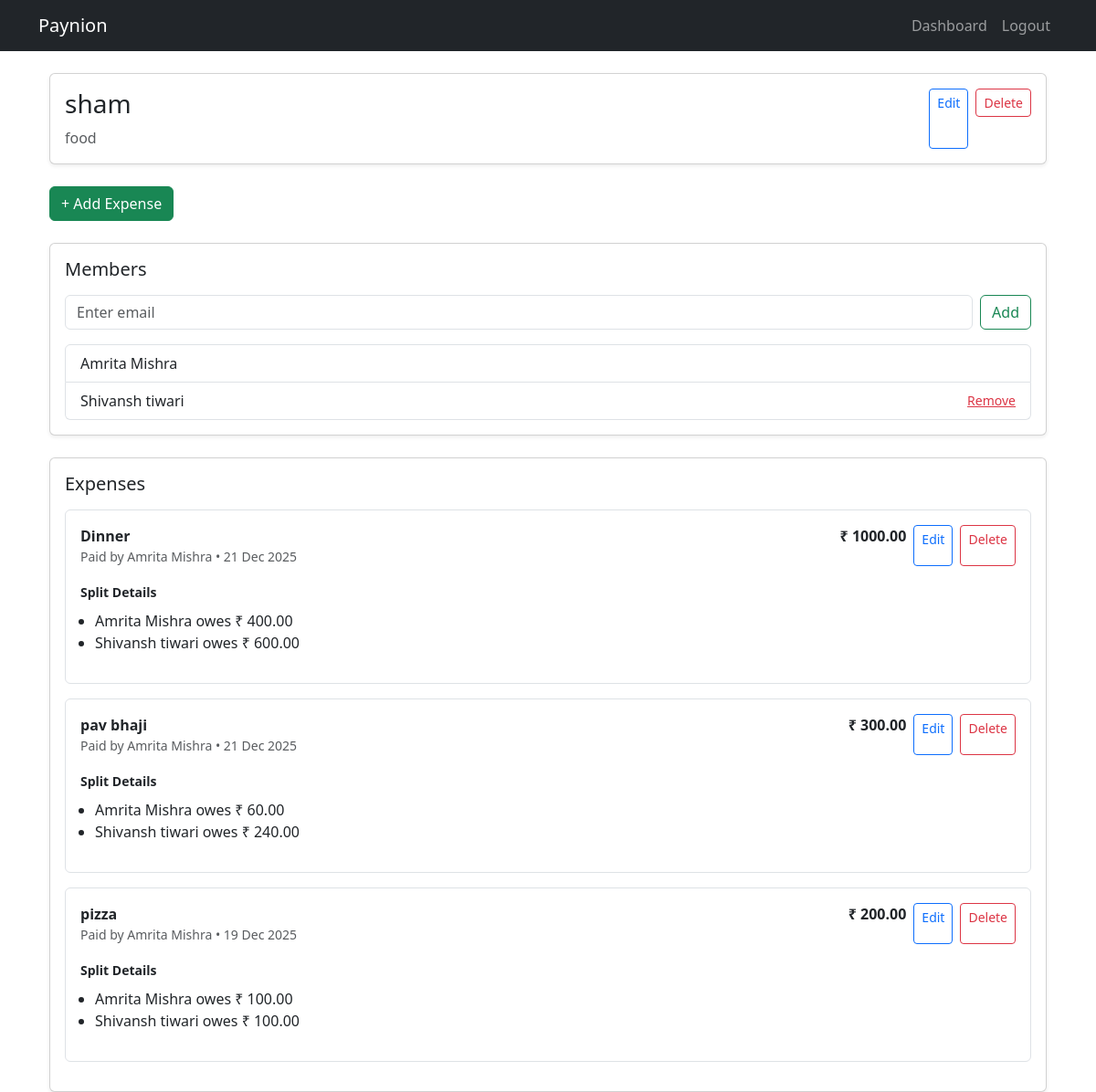
The page /groups/detail/1/ (signed in) on the database its author committed.
### groups/models.py (models this page shows, shortened)
class Group(models.Model):
    title = models.CharField(max_length=255, null=True, blank=True)
    description = models.TextField(blank=True, null=True)
    members = models.ManyToManyField(User, related_name="group_members")
    created_by = models.ForeignKey(User, on_delete=models.CASCADE, related_name="created_groups")
    created_at = models.DateTimeField(auto_now_add=True)

### accounts/models.py (models this page shows, shortened)
class CustomUser(AbstractUser):
    email = models.EmailField(unique=True)
    full_name = models.CharField(max_length=255)
    phone = models.CharField(max_length=10, blank=True, null=True)
    profile_image = models.ImageField(upload_to=user_profile_path, default='default_profile.png')
    bio = models.CharField(max_length=255, blank=True, null=True)
    USERNAME_FIELD = 'email'
    REQUIRED_FIELDS = ['username', 'full_name']   # keep username but don't use for login

### expenses/models.py (models this page shows, shortened)
class Expense(models.Model):
    SPLIT_TYPES = [
        ("equal", "Equal"),
        ("percentage", "Percentage"),
        ("custom", "Custom"),
    ]
    group = models.ForeignKey(Group, on_delete=models.CASCADE, related_name="expenses")
    amount = models.DecimalField(max_digits=10, decimal_places=2)
    description = models.CharField(max_length=255)
    paid_by = models.ForeignKey(User, on_delete=models.CASCADE, related_name="paid_expenses")
    split_type = models.CharField(max_length=20, choices=SPLIT_TYPES, default="equal")
    created_at = models.DateTimeField(auto_now_add=True)
    class Meta:
        ordering = ["-created_at"]   # 🔥 newest expense first

class ExpenseSplit(models.Model):
    expense = models.ForeignKey(Expense, on_delete=models.CASCADE, related_name="splits")
    user = models.ForeignKey(User, on_delete=models.CASCADE, related_name="expense_splits")
    amount = models.DecimalField(max_digits=10, decimal_places=2)

### groups/views.py (the view)
# urls.py: path("detail/<int:group_id>/", views.group_detail, name="group_detail"),
@login_required
def group_detail(request, group_id):
    group = get_object_or_404(Group, id=group_id)
    expenses = group.expenses.all().order_by("-created_at")
    return render(request, "groups/group_detail.html", {
        "group": group,
        "expenses": expenses
    })

### groups/templates/groups/group_detail.html (shortened to what this page needs)
{% extends "base.html" %}
{% block content %}
<div class="container mt-4">
  <div class="card shadow-sm mb-4">
    <div class="card-body d-flex justify-content-between">
      <div>
        <h3>{{ group.title }}</h3>
        <p class="text-muted mb-0">{{ group.description }}</p>
      </div>
      {% if request.user == group.created_by %}
      <div class="d-flex gap-2">
        <a href="{% url 'edit_group' group.id %}" class="btn btn-sm btn-outline-primary">Edit</a>
        <form method="POST" action="{% url 'delete_group' group.id %}">
          <button class="btn btn-sm btn-outline-danger">Delete</button>
        </form>
      </div>
      {% endif %}
    </div>
  </div>
  <div class="mb-4">
    <a href="{% url 'add_expense' group.id %}" class="btn btn-success">
      + Add Expense
    </a>
  </div>
  <div class="card shadow-sm mb-4">
    <div class="card-body">
      <h5 class="mb-3">Members</h5>
      {% if request.user == group.created_by %}
      <form method="POST" action="{% url 'add_member' group.id %}" class="d-flex gap-2 mb-3">
        <input type="email" name="email" class="form-control" placeholder="Enter email" required>
        <button class="btn btn-outline-success">Add</button>
      </form>
      {% endif %}
      <ul class="list-group">
        {% for member in group.members.all %}
        <li class="list-group-item d-flex justify-content-between align-items-center">
          {{ member.full_name }}
          {% if request.user == group.created_by and member != request.user %}
          <a href="{% url 'remove_member' group.id member.id %}"
             class="text-danger small"
             onclick="return confirm('Remove this member?');">
            Remove
          </a>
          {% endif %}
        </li>
        {% endfor %}
      </ul>
    </div>
  </div>
  <div class="card shadow-sm">
    <div class="card-body">
      <h5 class="mb-3">Expenses</h5>
      {% for exp in expenses %}
      <div class="border rounded p-3 mb-3">
        <div class="d-flex justify-content-between">
          <div>
            <strong>{{ exp.description }}</strong>
            <div class="text-muted small">
              Paid by {{ exp.paid_by.full_name }} • {{ exp.created_at|date:"d M Y" }}
            </div>
          </div>
          <div class="d-flex gap-2">
            <span class="fw-semibold">₹ {{ exp.amount }}</span>
            <a href="{% url 'edit_expense' exp.id %}" class="btn btn-sm btn-outline-primary">Edit</a>
            <a href="{% url 'delete_expense' exp.id %}"
               class="btn btn-sm btn-outline-danger"
               onclick="return confirm('Delete expense?');">
              Delete
            </a>
          </div>
        </div>
        <div class="mt-3">
          <small class="fw-semibold">Split Details</small>
          <ul class="mt-2 ps-3">
            {% for split in exp.splits.all %}
            <li>{{ split.user.full_name }} owes ₹ {{ split.amount }}</li>
            {% empty %}
            <li class="text-muted">Split not calculated</li>
            {% endfor %}
          </ul>
        </div>
      </div>
      {% empty %}
      <p class="text-muted">No expenses yet.</p>
      {% endfor %}
    </div>
  </div>
</div>
{% endblock %}

### rows shown on the page
Group: title "sham", description "food"
CustomUser: full_name "Amrita Mishra"
CustomUser: full_name "Shivansh tiwari", shows "Remove"
Expense: description "Dinner", paid_by.full_name "Amrita Mishra", created_at "21 Dec 2025", amount "1000.00"
ExpenseSplit: user.full_name "Amrita Mishra", amount "400.00"
ExpenseSplit: user.full_name "Shivansh tiwari", amount "600.00"
Expense: description "pav bhaji", paid_by.full_name "Amrita Mishra", created_at "21 Dec 2025", amount "300.00"
ExpenseSplit: user.full_name "Amrita Mishra", amount "60.00"
ExpenseSplit: user.full_name "Shivansh tiwari", amount "240.00"
Expense: description "pizza", paid_by.full_name "Amrita Mishra", created_at "19 Dec 2025", amount "200.00"
ExpenseSplit: user.full_name "Amrita Mishra", amount "100.00"
ExpenseSplit: user.full_name "Shivansh tiwari", amount "100.00"
